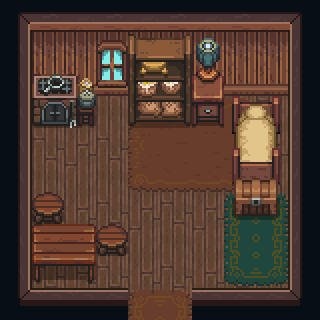

Rendered tile map (Tiled .tmx) drawn with the repository's tilesets; below, a short description and the map source with its tile grids summarised:
An orthogonal 10x10 tile map with 32x32 px tiles, 6 tile layers (Floor, Walls, Window, Rugs, ...), 2 tilesets and 1 object (ironClawExterior).

<map version="1.10" tiledversion="1.11.0" orientation="orthogonal" renderorder="right-down" width="10" height="10" tilewidth="32" tileheight="32" infinite="0" nextlayerid="7" nextobjectid="1">
 <tileset firstgid="1" source="../TSX/CL_Buildings.tsx" />
 <tileset firstgid="1436" source="../TSX/CL_Crafting.tsx" />
 <layer id="1" name="Floor" width="10" height="10" locked="1">
  <data>[100 cells, 100 non-empty, 4 distinct tile ids]</data>
 </layer>
 <layer id="2" name="Walls" width="10" height="10" locked="1">
  <data>[100 cells, 50 non-empty, 15 distinct tile ids]</data>
 </layer>
 <layer id="5" name="Window" width="10" height="10">
  <data>[100 cells, 4 non-empty, 4 distinct tile ids]</data>
 </layer>
 <layer id="3" name="Rugs" width="10" height="10">
  <data>[100 cells, 31 non-empty, 30 distinct tile ids]</data>
 </layer>
 <layer id="4" name="Furniture" width="10" height="10">
  <data>[100 cells, 18 non-empty, 18 distinct tile ids]</data>
 </layer>
 <layer id="6" name="Furniture2" width="10" height="10">
  <data>[100 cells, 10 non-empty, 10 distinct tile ids]</data>
 </layer>
  <objectgroup id="7" name="Objects">
  <object id="1" name="ironClawExterior" x="130" y="310" width="60.6667" height="10" />
 </objectgroup>
</map>
